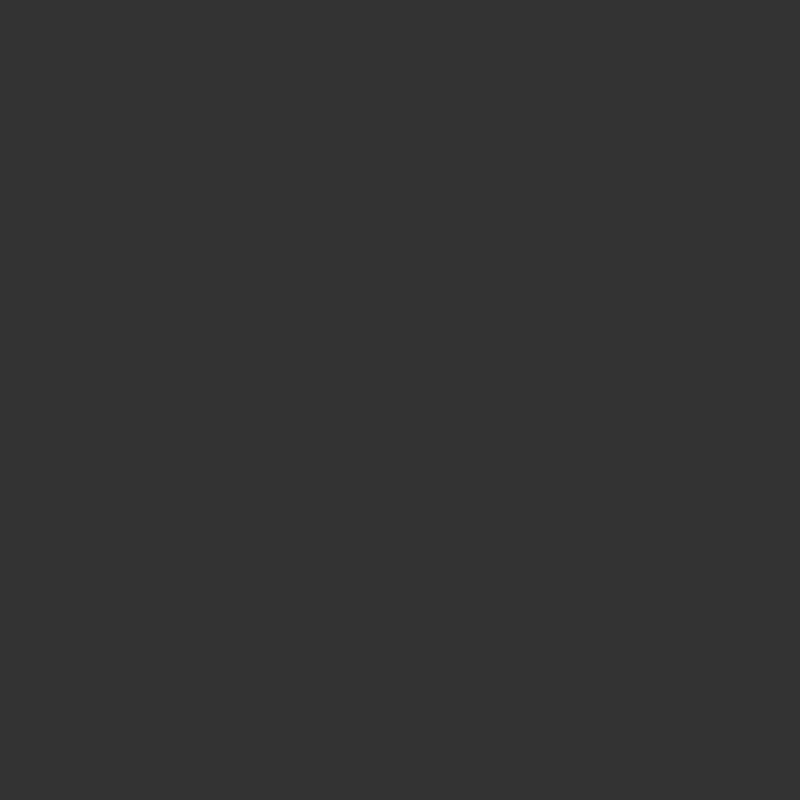
Frame 1 (no input)
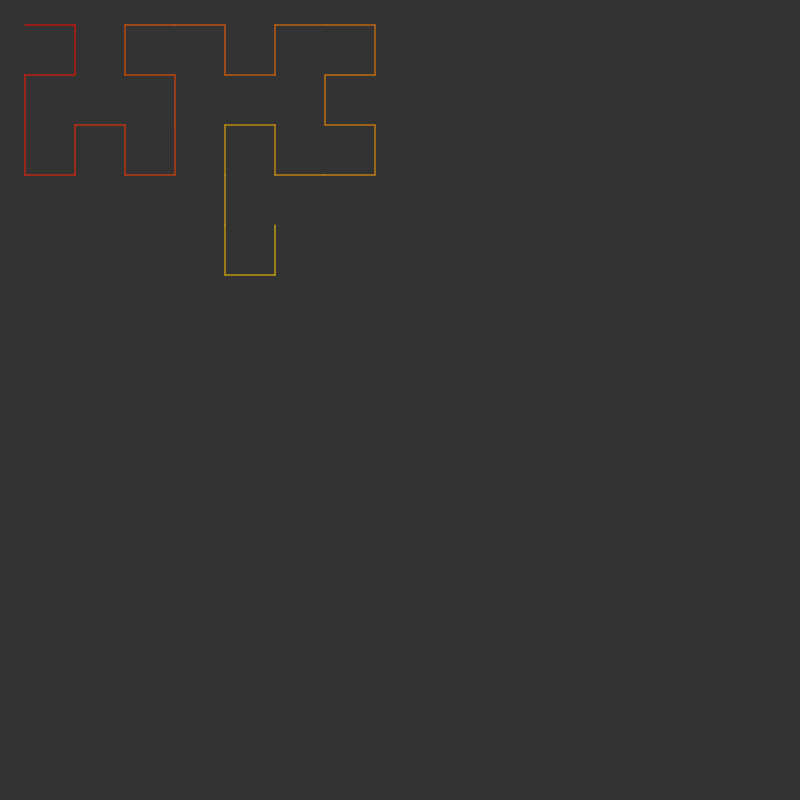
Frame 60 (no input)
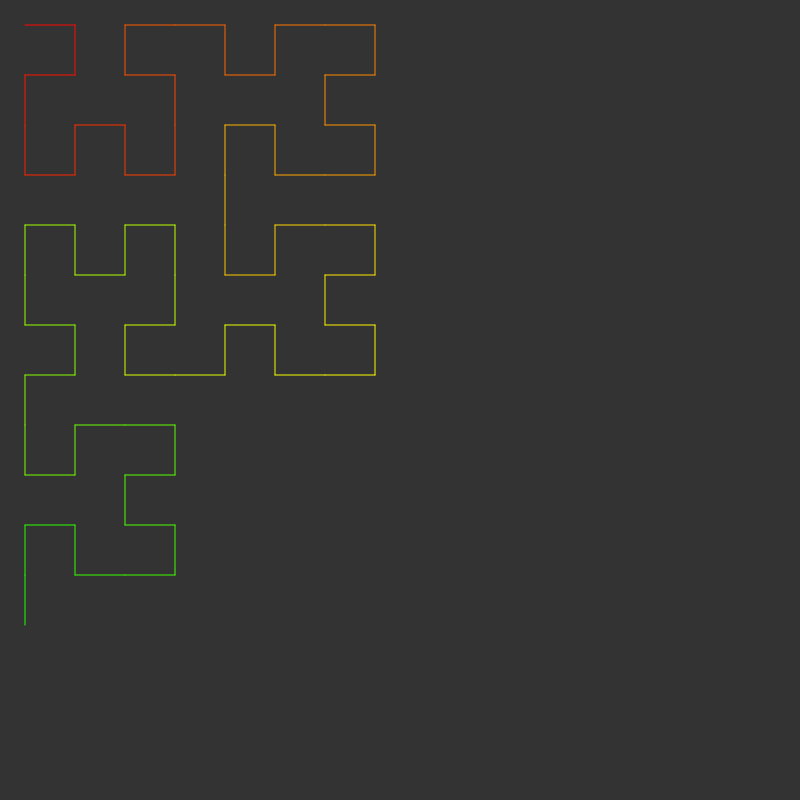
Frame 120 (the mouse pressed at the canvas centre since frame 60)

The p5.js sketch that drew these frames (run headless with seeded random() and noise() and a simulated clock; from frame 60 on, the mouse is pressed at the canvas centre):

// p5.js sketch
// ── sketch.js
let colored = true;
let order = 4;
let N = Math.pow(2,order);
let total = N * N;
let path = [];
let counter = 0;
function setup() {
  colorMode(HSB,360,255,255);
  createCanvas(800,800);

  for(let i = 0; i < total; i++) {
    path[i] = hilbert(i);
    len = width / N;
    path[i].mult(len);
    path[i].add(len / 2, len / 2);
  }

}
function draw() {
  background(51);
  beginShape();
  noFill();
  for(let i = 1; i < counter; i++) {
    if(colored) {
      h = map(i,0,path.length,0,360);
      stroke(h,255,255);
    }else{
      stroke(255)
    }
    line(path[i].x, path[i].y, path[i-1].x, path[i-1].y);
  }
  endShape();

  counter+=5;
  if(counter >= path.length) {
    counter = 1;
  }
}

function hilbert(i) {
  points = [createVector(0,0), createVector(0,1), createVector(1,1), createVector(1,0)];

  let index = i & 3;
  let v = points[index];

  for(var j = 1;j< order;j++) {
    i = i >>> 2;
    index = i & 3;
    let leng = Math.pow(2,j);
    if(index == 0) {
      let temp = v.x;
      v.x = v.y;
      v.y = temp;
    }else if(index == 1) {
      v.y+= leng;
    }else if(index == 2) {
      v.x+= leng;
      v.y+= leng;
    }else if(index == 3) {
      var temp = leng-1-v.x
      v.x = leng-1-v.y;
      v.y = temp;
      v.x+= leng;
    }
  }

  return v
}
